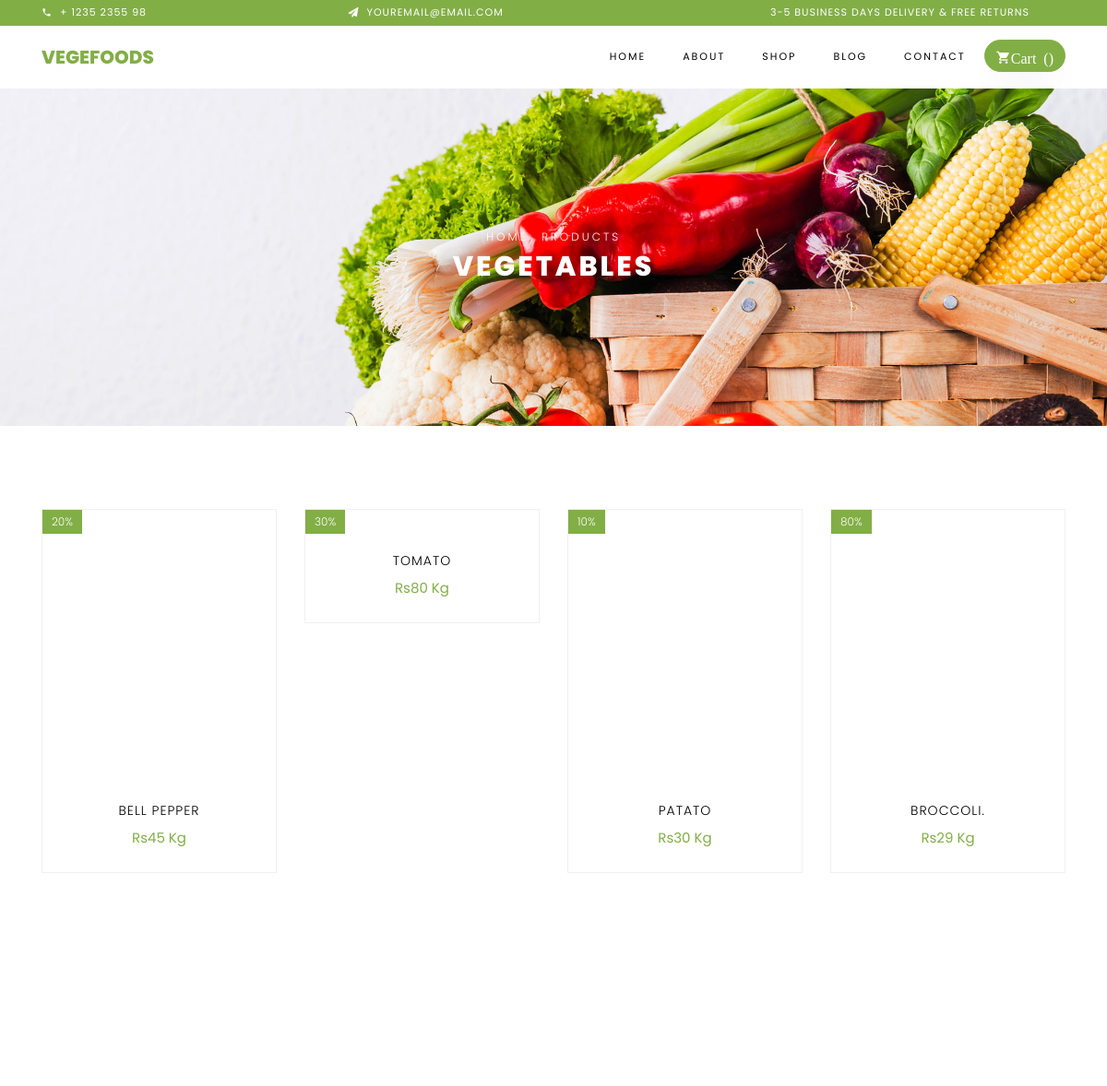
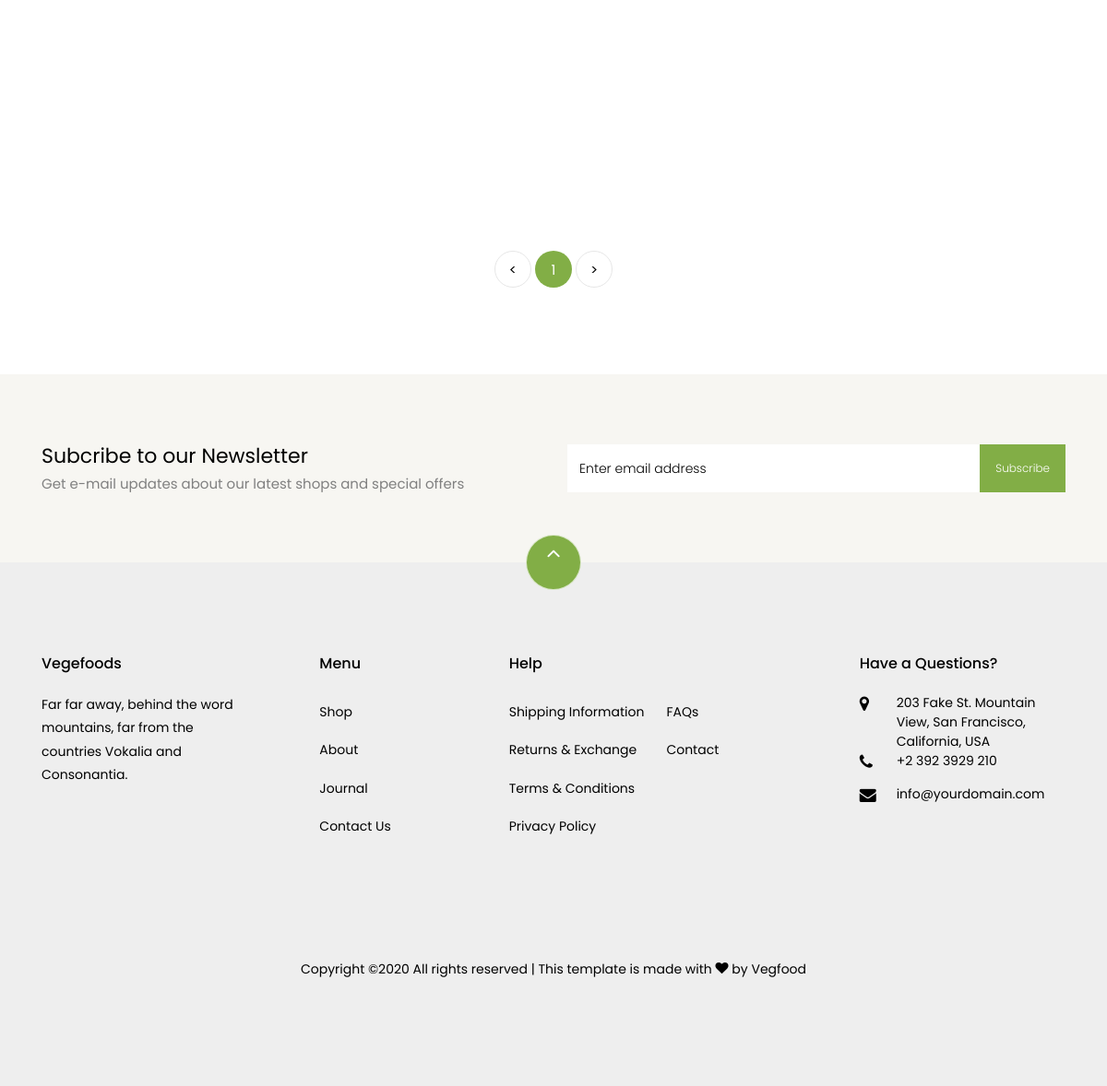
Page /category_product/1 on the committed database (2 pictures, top to bottom).
### shop/models.py (models this page shows, shortened)
class Product(models.Model):
    product_id = models.AutoField(primary_key=True)
    product_name = models.CharField(max_length=50)
    category_product =models.ForeignKey(Category, related_name='Category' ,on_delete=models.CASCADE , default=1 )
    old_price = models.IntegerField(default=0)
    price =models.IntegerField(default=0)
    desc = RichTextField(blank=True,null=True)
    discount_percentage = models.IntegerField(default=0)
    image = models.ImageField(upload_to="shop/images", default="")

class Category(models.Model):
    category_id = models.AutoField(primary_key=True)
    category = models.CharField(max_length=50, default="")
    category_image = models.ImageField(upload_to="shop/images", default="")
    def __str__(self):
        return self.category

### shop/views.py (the view)
# urls.py: path('category_product/<int:category_id>', views.category_product, name='category_product')
def category_product(request,category_id    ):
    all_category_products = Paginator(Product.objects.filter(category_product = category_id), 8)
    category_product_page = request.GET.get('page')
    try:
        category_var = all_category_products.page(category_product_page)
    except PageNotAnInteger:
        category_var = all_category_products.page(1)
    except EmptyPage:
        category_var = all_category_products.page(all_category_products.num_pages)
    return render(request, 'shop/category_product.html',{'category_var': category_var})

### shop/templates/shop/category_product.html (shortened to what this page needs)
{% extends 'shop/base.html'%}
{% block body %}
  {%load static %}
    <div class="hero-wrap hero-bread" style="background-image: url( {% static 'assets/images/bg_1.jpg'%});">
      <div class="container">
        <div class="row no-gutters slider-text align-items-center justify-content-center">
          <div class="col-md-9 ftco-animate text-center">
            <p class="breadcrumbs"><span class="mr-2"><a href="index.html">Home</a></span> <span>Products</span></p>
             {% for product in category_var|slice:"0:1" %}
            <h1 class="mb-0 bread">{{ product.category_product }}</h1>
            {% endfor %}
          </div>
        </div>
      </div>
    </div>
    <section class="ftco-section">
        <div class="container">
            <div class="row">
                {% for product in category_var %}
                <div class="col-md-6 col-lg-3 ftco-animate">
                    <div class="product">
                        <a href="\product_single\{{ product.product_id }}" class="img-prod"><img class="img-fluid" src="/media/{{ product.image }}"  style="height: 300px; width: 100%;" alt="Colorlib Template">
                            <span class="status">{{ product.discount_percentage }}%</span>
                        </a>
                        <div class="text py-3 pb-4 px-3 text-center">
                            <h3><a href="\product_single\{{ product.product_id }}">{{ product.product_name }}</a></h3>
                            <div class="d-flex">
                                <div class="pricing">
<p class="price"><span class="price-sale">Rs{{ product.price }} Kg</span></p>
                                </div>
                            </div>
                        </div>
                    </div>
                </div>
                {% endfor %}
            </div>
            <div class="row mt-5">
          <div class="col text-center">
            <div class="block-27">
              <ul>
                   {% if category_var.has_previous %}
                <li><a href="/?page={{category_var.previous_page_number}}">&lt;</a></li>
                {% else %}
                <li class="disabled"><a href="javascript:void(0);">&lt;</a></li>
                {% endif %}
                <li class="active"><span>{{ category_var.number }}</span></li>
                 {% if category_var.has_next %}
                <li><a href="/?page={{category_var.next_page_number}}">&gt;</a></li>
                   {% else %}
                <li class="disabled"><a href="javascript:void(0);">&gt;</a></li>
                {% endif %}
              </ul>
            </div>
          </div>
        </div>
        </div>
    </section>
        <section class="ftco-section ftco-no-pt ftco-no-pb py-5 bg-light">
      <div class="container py-4">
        <div class="row d-flex justify-content-center py-5">
          <div class="col-md-6">
            <h2 style="font-size: 22px;" class="mb-0">Subcribe to our Newsletter</h2>
            <span>Get e-mail updates about our latest shops and special offers</span>
          </div>
          <div class="col-md-6 d-flex align-items-center">
            <form action="\product_single\{{ product.product_id }}" class="subscribe-form">
              <div class="form-group d-flex">
                <input type="text" class="form-control" placeholder="Enter email address">
                <input type="submit" value="Subscribe" class="submit px-3">
              </div>
            </form>
          </div>
        </div>
      </div>
    </section>
 {% endblock %}

### shop/templates/shop/category_product.html (style rules this page uses)
.disabled { pointer-events:none; //This makes it not clickable opacity:0.6; //This grays it out to look disabled }

### rows in the picture
Product: category_product "VEGETABLES", discount_percentage "20", product_name "BELL PEPPER", price "45"
Product: discount_percentage "30", product_name "TOMATO", price "80"
Product: discount_percentage "10", product_name "PATATO", price "30"
Product: discount_percentage "80", product_name "BROCCOLI.", price "29"

### other values in the picture
{{ category_var.number }} "1"
